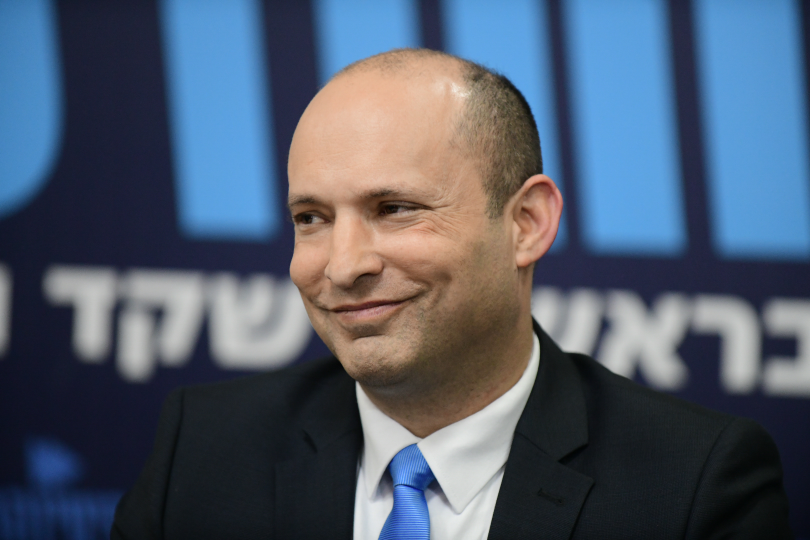
#> input picture opencv/ComputerVision/BackgRemov/image.jpg, 1620 x 1080 px, given in place of the camera (shown at 1/2 size)
$ python feature_tracking.py
#> lines starting #> are read from the running program, lines starting #| are printed output that depends on the picture
'''

page 340
'''
import cv2
import numpy as np

# Extract area of interest based on the tracking_paths
# In case there is none, entire frame is used
def calculate_region_of_interest(frame, tracking_paths):
    mask = np.zeros_like(frame)
    mask[:] = 255
    for x, y in [np.int32(tp[-1]) for tp in tracking_paths]:
        cv2.circle(mask, (x, y), 6, 0, -1)
    return mask

def add_tracking_paths(frame, tracking_paths):
    mask = calculate_region_of_interest(frame, tracking_paths)

    # Extract good features to track. You can learn more
    # about the parameters here: http://goo.gl/BI2Kml
    feature_points = cv2.goodFeaturesToTrack(frame, mask = mask, maxCorners = 500, \
        qualityLevel = 0.3, minDistance = 7, blockSize = 7)

    if feature_points is not None:
        for x, y in np.float32(feature_points).reshape(-1, 2):
            tracking_paths.append([(x, y)])

def compute_feature_points(tracking_paths, prev_img, current_img):
    feature_points = [tp[-1] for tp in tracking_paths]
    # Vector of 2D points for which the flow needs to be found
    feature_points_0 = np.float32(feature_points).reshape(-1, 1, 2)

    feature_points_1, status_1, err_1 = cv2.calcOpticalFlowPyrLK(prev_img, current_img, \
        feature_points_0, None, **tracking_params)
    feature_points_0_rev, status_2, err_2 = cv2.calcOpticalFlowPyrLK(current_img, prev_img, \
        feature_points_1, None, **tracking_params)

    # Compute the difference of the feature points
    diff_feature_points = abs(feature_points_0-feature_points_0_rev).reshape(-1, 2).max(-1)

    # threshold and keep only the good points
    good_points = diff_feature_points < 1
    return feature_points_1.reshape(-1, 2), good_points

def start_tracking(cap, scaling_factor, num_frames_to_track, num_frames_jump, tracking_params):
#> called with scaling_factor = 1.5, num_frames_to_track = 5, num_frames_jump = 2
    tracking_paths = []
    frame_index = 0

    # Iterate until the user presses the ESC key
    while True:
        # read the input frame
        ret, frame = cap.read()
#> frame is the input picture: shape (1080, 1620, 3); mean B, G, R 109.3, 92.3, 80.7

        # downsample the input frame
        frame = cv2.resize(frame, None, fx=scaling_factor, fy=scaling_factor, interpolation=cv2.INTER_AREA)
#> frame: shape (1620, 2430, 3)

        frame_gray = cv2.cvtColor(frame, cv2.COLOR_BGR2GRAY)
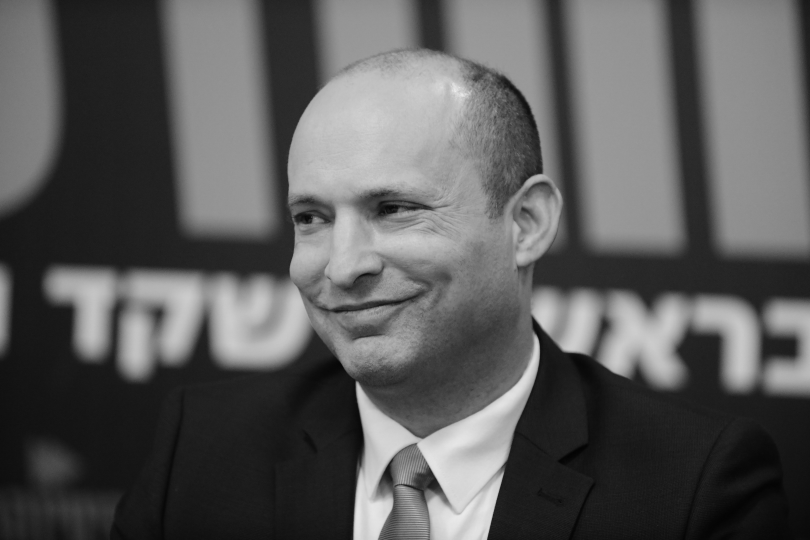
#> frame_gray: shape (1620, 2430) (shown at 1/3 size); min 3, max 239, mean 90.9
        output_img = frame.copy()

        if len(tracking_paths) > 0:
            prev_img, current_img = prev_gray, frame_gray
            # Compute feature points using optical flow. You can
            # refer to the documentation to learn more about the
            # parameters here: http://goo.gl/t6P4SE
            feature_points, good_points = compute_feature_points(tracking_paths, prev_img, current_img)

            new_tracking_paths = []
            for tp, (x, y), good_points_flag in \
                zip(tracking_paths, feature_points, good_points):
                if not good_points_flag: continue

                tp.append((x, y))

                # Using the queue structure i.e. first in, first out
                if len(tp) > num_frames_to_track: del tp[0]

                new_tracking_paths.append(tp)

                # draw green circles on top of the output image
                cv2.circle(output_img, (int(x), int(y)), 3, (0, 255, 0), -1)

            tracking_paths = new_tracking_paths

            # draw green lines on top of the output image
            point_paths = [np.int32(tp) for tp in tracking_paths]
            cv2.polylines(output_img, point_paths, False, (0, 150, 0))

        # 'if' condition to skip every 'n'th frame
        if not frame_index % num_frames_jump:
            add_tracking_paths(frame_gray, tracking_paths)
#> in add_tracking_paths, `mask = calculate_region_of_interest(frame, tracking_paths)`: mask: shape (1620, 2430); every value is 255
#> in add_tracking_paths, `feature_points = cv2.goodFeaturesToTrack(frame, mask = mask, maxCorner..`: feature_points = 19 rows, first 8: [1249, 1331], [1070, 1145], [1204, 1449], [1216, 1449], [935, 651], [1626, 519], [1230, 1452], [1287, 1608]
#> the loop in add_tracking_paths, `for x, y in np.float32(feature_points).reshape(-1, 2):` made 19 passes
#> (x, y) on passes 1 to 12: (1249, 1331), (1070, 1145), (1204, 1449), (1216, 1449), (935, 651), (1626, 519), (1230, 1452), (1287, 1608), (1196, 1449), (1223, 1450), (1287, 1595), (1287, 1617)
#> after the loop in add_tracking_paths, `for x, y in np.float32(feature_points).reshape(-1, 2):`: tracking_paths = 19 items

        frame_index += 1
        prev_gray = frame_gray

        cv2.imshow('Optical Flow', output_img)

        # Check if the user pressed the ESC key
        c = cv2.waitKey(1)
#> (key Esc is pressed here)
        if c == 27:
            break

if __name__ == '__main__':
    # Capture the input frame
    cap = cv2.VideoCapture(0)

    # Downsampling factor for the image
    scaling_factor = 1.5

    # Number of frames to keep in the buffer when you
    # are tracking. If you increase this number,
    # feature points will have more "inertia"
    num_frames_to_track = 5

    # Skip every 'n' frames. This is just to increase the speed.
    num_frames_jump = 2

    # 'winSize' refers to the size of each patch. These patches
    # are the smallest blocks on which we operate and track
    # the feature points. You can read more about the parameters
    # here: http://goo.gl/ulwqLk
    tracking_params = dict(winSize  = (11, 11), maxLevel = 2, \
        criteria = (cv2.TERM_CRITERIA_EPS | cv2.TERM_CRITERIA_COUNT, 10, 0.03))

    start_tracking(cap, scaling_factor, num_frames_to_track, \
        num_frames_jump, tracking_params)
    cv2.destroyAllWindows()
